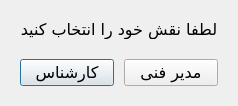
<?xml version="1.0" encoding="UTF-8"?>
<ui version="4.0">
 <class>SelectRoleDialog</class>
 <widget class="QDialog" name="SelectRoleDialog">
  <property name="windowTitle">
   <string>انتخاب نقش</string>
  </property>
  <property name="windowIcon">
   <iconset resource="resource.qrc">
    <normaloff>:/icons/resources/icons/user.png</normaloff>:/icons/resources/icons/user.png</iconset>
  </property>
  <property name="layoutDirection">
   <enum>Qt::RightToLeft</enum>
  </property>
  <property name="locale">
   <locale language="Persian" country="Iran"/>
  </property>
  <property name="sizeGripEnabled">
   <bool>false</bool>
  </property>
  <layout class="QVBoxLayout" name="verticalLayout">
   <property name="spacing">
    <number>20</number>
   </property>
   <property name="sizeConstraint">
    <enum>QLayout::SetFixedSize</enum>
   </property>
   <property name="leftMargin">
    <number>20</number>
   </property>
   <property name="topMargin">
    <number>20</number>
   </property>
   <property name="rightMargin">
    <number>20</number>
   </property>
   <property name="bottomMargin">
    <number>20</number>
   </property>
   <item>
    <widget class="QLabel" name="lblInfo">
     <property name="font">
      <font>
       <family>B Nazanin</family>
       <pointsize>12</pointsize>
      </font>
     </property>
     <property name="text">
      <string>لطفا نقش خود را انتخاب کنید</string>
     </property>
     <property name="alignment">
      <set>Qt::AlignCenter</set>
     </property>
    </widget>
   </item>
   <item>
    <layout class="QHBoxLayout" name="HLayoutButtons">
     <property name="spacing">
      <number>10</number>
     </property>
     <item>
      <widget class="QPushButton" name="btnManager">
       <property name="font">
        <font>
         <family>B Nazanin</family>
         <pointsize>12</pointsize>
        </font>
       </property>
       <property name="text">
        <string>مدیر فنی</string>
       </property>
       <property name="icon">
        <iconset resource="resource.qrc">
         <normaloff>:/icons/resources/icons/manager.png</normaloff>:/icons/resources/icons/manager.png</iconset>
       </property>
       <property name="iconSize">
        <size>
         <width>60</width>
         <height>60</height>
        </size>
       </property>
       <property name="autoDefault">
        <bool>false</bool>
       </property>
      </widget>
     </item>
     <item>
      <widget class="QPushButton" name="btnUser">
       <property name="font">
        <font>
         <family>B Nazanin</family>
         <pointsize>12</pointsize>
        </font>
       </property>
       <property name="text">
        <string>کارشناس</string>
       </property>
       <property name="icon">
        <iconset resource="resource.qrc">
         <normaloff>:/icons/resources/icons/user.png</normaloff>:/icons/resources/icons/user.png</iconset>
       </property>
       <property name="iconSize">
        <size>
         <width>60</width>
         <height>60</height>
        </size>
       </property>
       <property name="autoDefault">
        <bool>false</bool>
       </property>
       <property name="default">
        <bool>true</bool>
       </property>
      </widget>
     </item>
    </layout>
   </item>
  </layout>
 </widget>
 <resources>
  <include location="resource.qrc"/>
 </resources>
 <connections/>
</ui>
